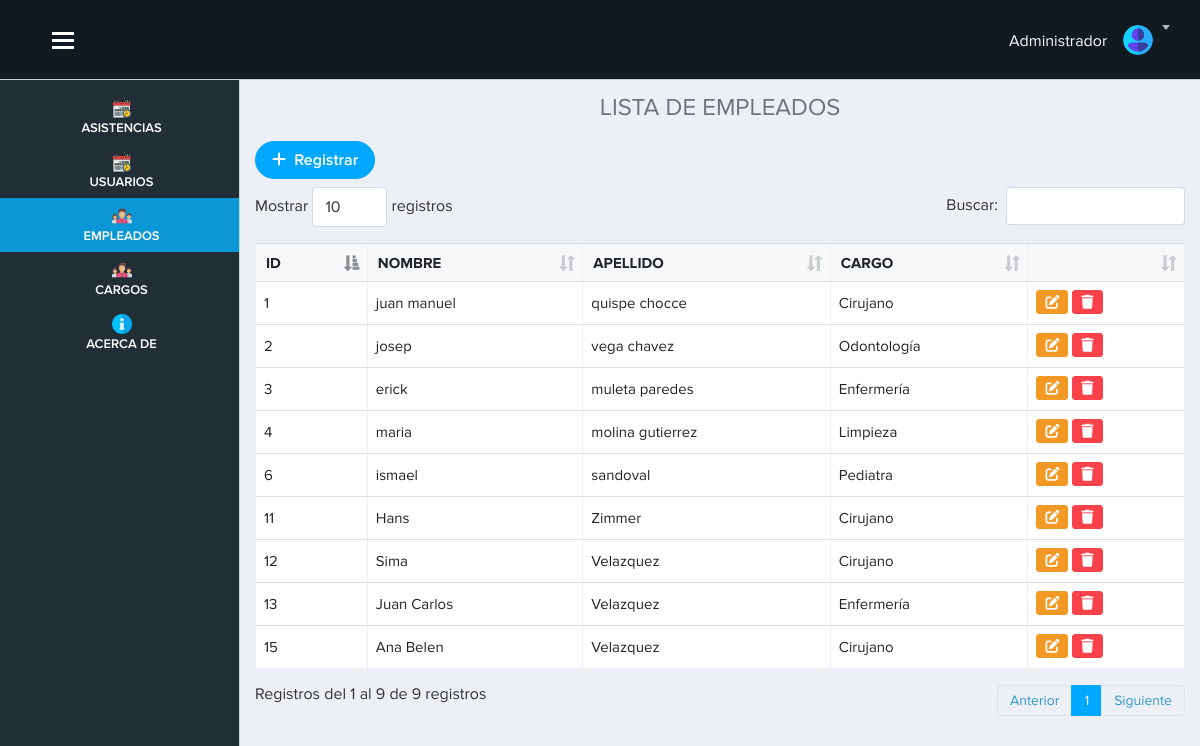
The page /vista/empleado.php (signed in) on the database its author committed.
### tables this page shows
CREATE TABLE `empleado` (
  `id_empleado` int(11) NOT NULL,
  `nombre` varchar(100) DEFAULT NULL,
  `apellido` varchar(255) DEFAULT NULL,
  `dni` varchar(255) NOT NULL,
  `cargo` int(11) NOT NULL
);

CREATE TABLE `cargo` (
  `id_cargo` int(11) NOT NULL,
  `nombre` varchar(100) DEFAULT NULL
);

### vista/empleado.php (the view, shortened to what this page needs)
<?php require('./layout/topbar.php'); ?>
<?php require('./layout/sidebar.php'); ?>
<div class="page-content">
    <h4 class="text-center text-secondary"> LISTA DE EMPLEADOS</h4>
    <?php
include "../modelo/conexion.php";
$sql=$conexion->query(" SELECT
empleado.id_empleado,
empleado.nombre,
empleado.apellido,
empleado.dni,
empleado.cargo,
cargo.nombre as 'nom_cargo'
from
empleado
INNER join cargo ON empleado.cargo = cargo.id_cargo
");
?>
    <a href="registro_empleado.php" class="btn btn-primary btn-rounded mb-2 "><i class="fa-solid fa-plus"></i>
        &nbsp;Registrar</a>
    <table class="table table-bordered table-hover col-12" id="example">
        <thead>
            <tr>
                <th scope="col">ID</th>
                <th scope="col">NOMBRE</th>
                <th scope="col">APELLIDO</th>
                <th scope="col">CARGO</th>
                <th></th>
            </tr>
        </thead>
        <tbody>
            <?php
    while ($datos=$sql->fetch_object()){?>
            <tr>
                <td><?= $datos->id_empleado?></td>
                <td><?= $datos->nombre?></td>
                <td><?= $datos->apellido?></td>
                <td><?= $datos->nom_cargo?></td>
                <td>
                    <a href="" data-toggle="modal" data-target="#exampleModal<?=$datos->id_empleado?>"
                        class="btn btn-warning btn-sm"><i class="fa-solid fa-pen-to-square"></i></a>
                    <a href="empleado.php?id=<?=$datos->id_empleado?>" onclick="advertencia(event)"
                        class="btn btn-danger btn-sm"><i class="fa-solid fa-trash"></i></a>
                </td>
            </tr>
            <?php }
    ?>
        </tbody>
    </table>
</div>
</div>
<?php require('./layout/footer.php'); ?>

### vista/layout/topbar.php (style rules this page uses)
.page-content { margin-top: 70px; }

### rows shown on the page
empleado: id_empleado "1", nombre "juan manuel", apellido "quispe chocce", cargo.nombre "Cirujano"
empleado: id_empleado "2", nombre "josep", apellido "vega chavez", cargo.nombre "Odontología"
empleado: id_empleado "3", nombre "erick", apellido "muleta paredes", cargo.nombre "Enfermería"
empleado: id_empleado "4", nombre "maria", apellido "molina gutierrez", cargo.nombre "Limpieza"
empleado: id_empleado "6", nombre "ismael", apellido "sandoval", cargo.nombre "Pediatra"
empleado: id_empleado "11", nombre "Hans", apellido "Zimmer", cargo.nombre "Cirujano"
empleado: id_empleado "12", nombre "Sima", apellido "Velazquez", cargo.nombre "Cirujano"
empleado: id_empleado "13", nombre "Juan Carlos", apellido "Velazquez", cargo.nombre "Enfermería"
empleado: id_empleado "15", nombre "Ana Belen", apellido "Velazquez", cargo.nombre "Cirujano"
